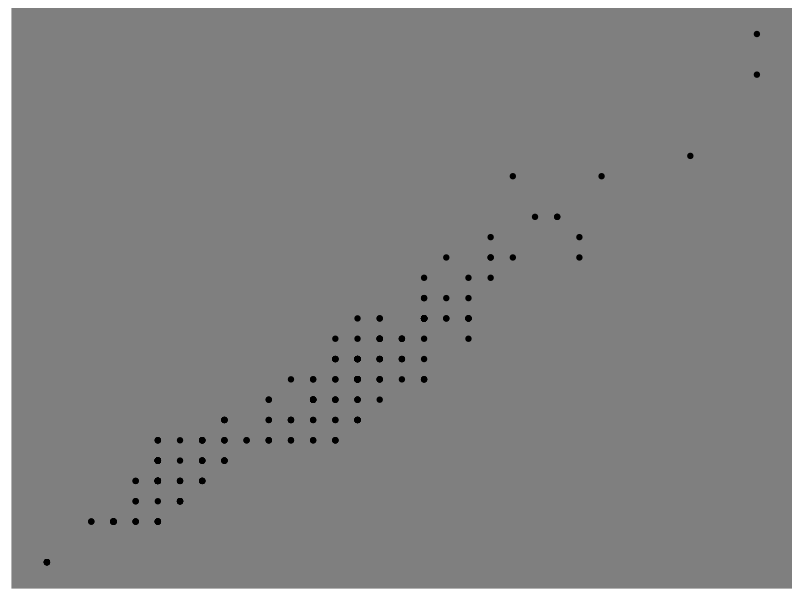
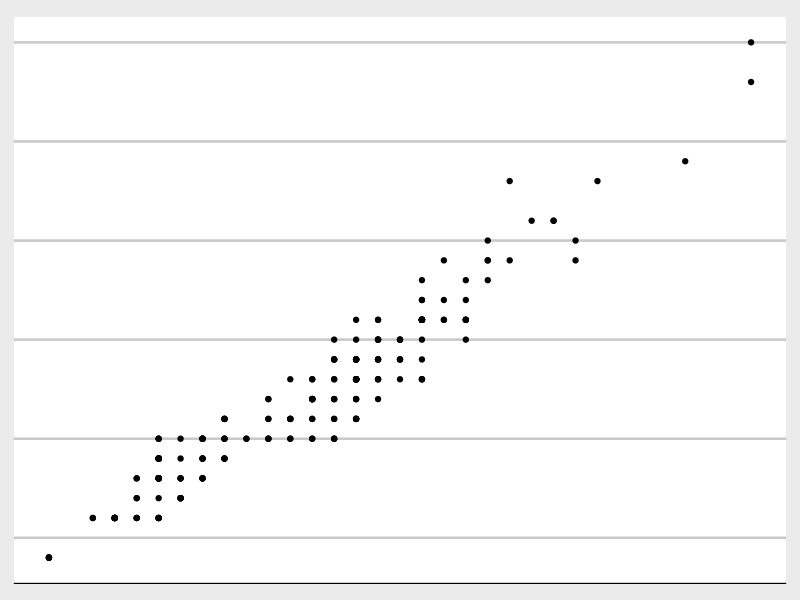
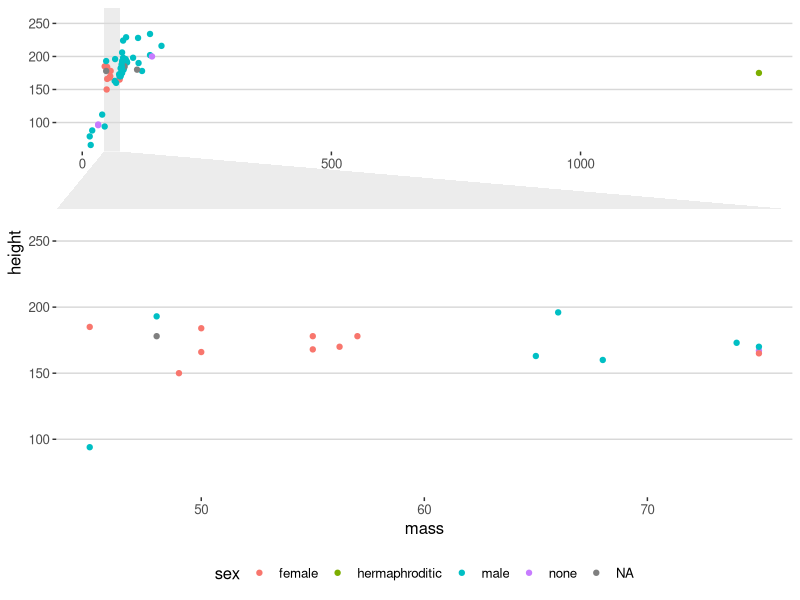
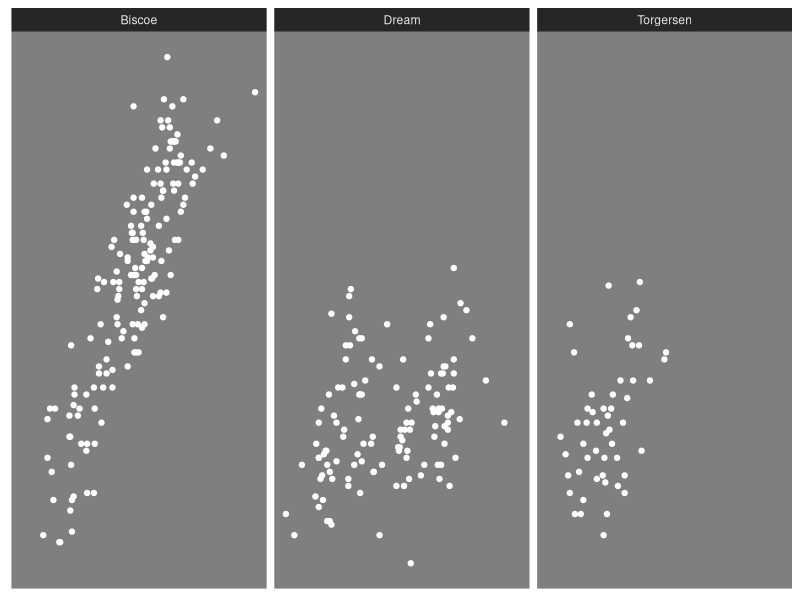
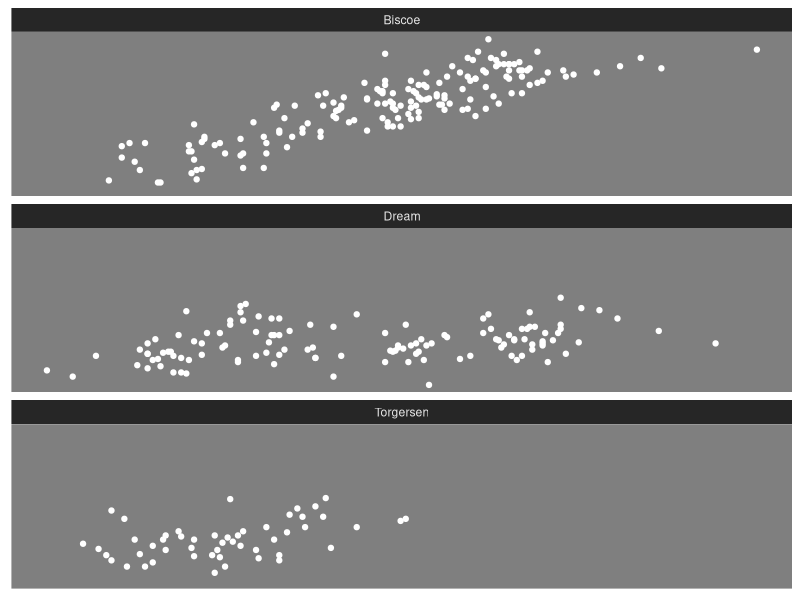
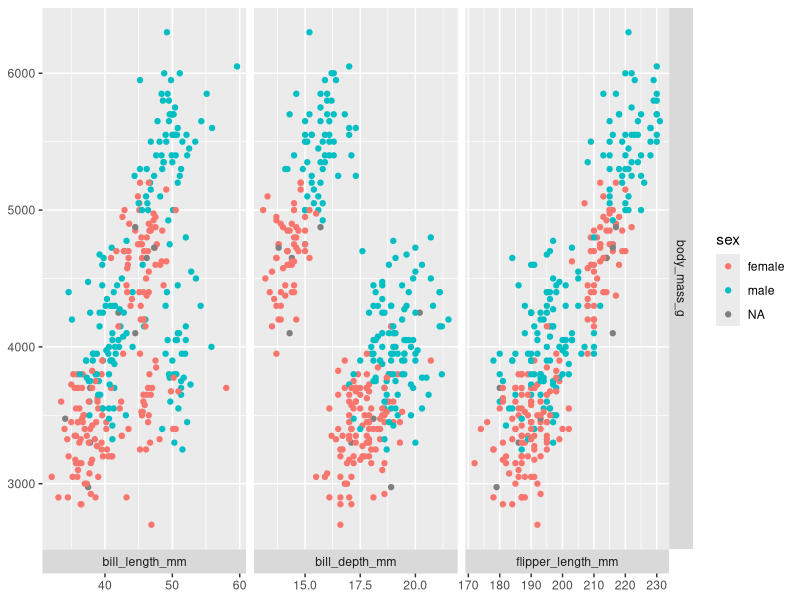
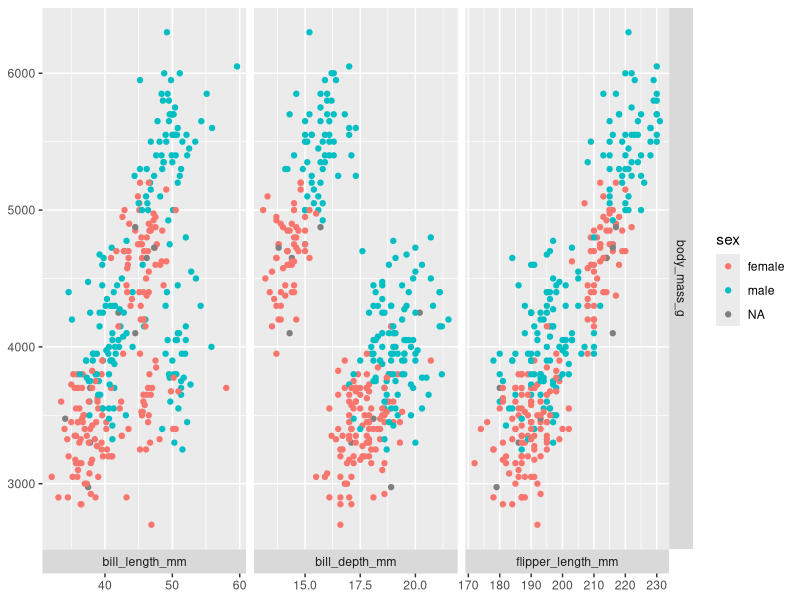
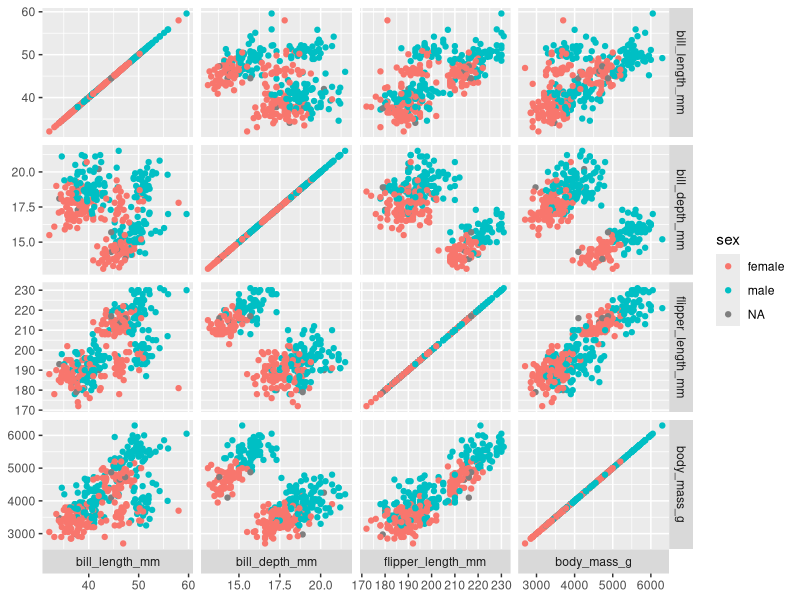

The R source for these figures, in order:
## ---- chunk 1

library(tidyverse)
library(ggforce)

ggplot(mpg, aes(hwy, cty)) +
  geom_point() +
  theme_no_axes(base.theme = theme_dark()) 

## ---- chunk 2

ggplot(mpg, aes(hwy, cty)) +
  geom_point() +
  theme_no_axes(base.theme = ggthemes::theme_economist_white()) 

## ---- chunk 3

ggplot(starwars, aes(mass, height, col = sex)) + 
  geom_point(na.rm = TRUE) +
  facet_zoom(x = sex == "female", zoom.size = 2) +
  ggthemes::theme_hc()


## ---- chunk 4

library(palmerpenguins)

ggplot(penguins) +
  geom_point(aes(bill_length_mm, body_mass_g), col = "white", na.rm = TRUE) +
  facet_row(~island) +
  theme_no_axes(base.theme = theme_dark()) 


## ---- chunk 5

ggplot(penguins) +
  geom_point(aes(bill_length_mm, body_mass_g), col = "white", na.rm = TRUE) +
  facet_col(~island) +
  theme_no_axes(base.theme = theme_dark()) 


## ---- chunk 6

ggplot(penguins, aes(x = .panel_x, y = .panel_y, col = sex)) +
  geom_point(na.rm = TRUE) +
  facet_matrix(rows = vars(body_mass_g), 
               cols = vars(bill_length_mm, bill_depth_mm, flipper_length_mm), 
               switch = "x")
## ---- chunk 7

ggplot(penguins, aes(col = sex)) +
  geom_autopoint(na.rm = TRUE) +
  facet_matrix(rows = vars(body_mass_g), 
               cols = vars(bill_length_mm, bill_depth_mm, flipper_length_mm), 
               switch = "x")
## ---- chunk 8

ggplot(penguins, aes(col = sex)) +
  geom_autopoint(na.rm = TRUE) +
  facet_matrix(rows = vars(bill_length_mm:body_mass_g),
               switch = "x")


## ---- chunk 9

ggplot(penguins %>% drop_na(), aes(col = sex)) +
  geom_autopoint() +
  facet_matrix(rows = vars(island:body_mass_g),
               switch = "x") +
  theme(axis.text.x = element_text(angle = 90))


## ---- chunk 10

ggplot(penguins %>% drop_na(), aes(col = sex, fill = sex)) +
  geom_autopoint() +
  facet_matrix(rows = vars(island:body_mass_g),
               switch = "x", layer.diag = 2) +
  theme(axis.text.x = element_text(angle = 90)) +
  geom_autohistogram()

## ---- chunk 11

ggplot(penguins %>% drop_na(), aes(col = sex, fill = sex)) +
  geom_autopoint() +
  facet_matrix(rows = vars(island:body_mass_g),
               switch = "x", layer.diag = 2) +
  theme(axis.text.x = element_text(angle = 90)) +
  geom_autodensity()

## ---- chunk 12
ggplot(penguins %>% drop_na(), aes(bill_depth_mm, body_mass_g, col = species)) +
  geom_point(na.rm = TRUE)

## ---- chunk 13

ggplot(penguins %>% drop_na(), aes(bill_depth_mm, body_mass_g)) +
  geom_point() +
  geom_mark_ellipse(aes(filter = species == "Gentoo", 
                        label = "Gentoo", 
                        description = "Gentoo penguins seem quite different from the other species"),
                        label.fill = "pink",
                        label.colour = "red", 
                        con.colour = "red",
                        con.linetype = 2, 
                        expand = unit(2, "mm")) 


## ---- chunk 14
ggplot(penguins %>% drop_na(), aes(bill_depth_mm, body_mass_g)) +
  geom_point() +
  geom_mark_rect(aes(filter = species == "Gentoo", 
                        label = "Gentoo", 
                        description = "Gentoo penguins seem quite different from the other species"),
                        label.fill = "pink",
                        label.colour = "red", 
                        con.colour = "red",
                        con.linetype = 2, 
                        expand = unit(0.01, "mm"), 
                        fill = "pink") 

